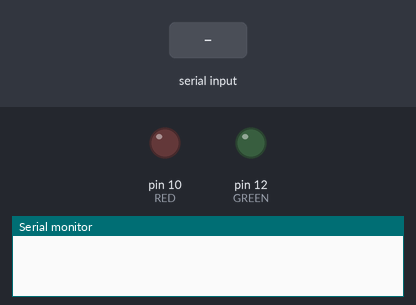
The sketch below on a simulated Arduino Uno, built with avr-gcc and run on an emulated ATmega328P. On the bench: output pins drawn as LEDs (lit = HIGH), the last lines printed to the serial monitor. The test bench sets the inputs (shaded band).

Above: at 1.2 s.
1.3 s: "0" received over Serial
At 1.9 s:
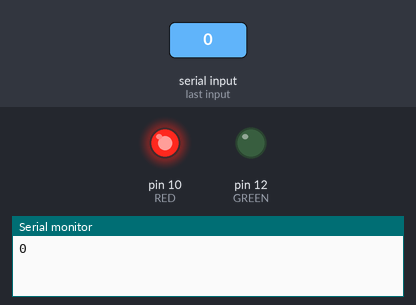
2.8 s: "1" received over Serial
At 3.1 s:
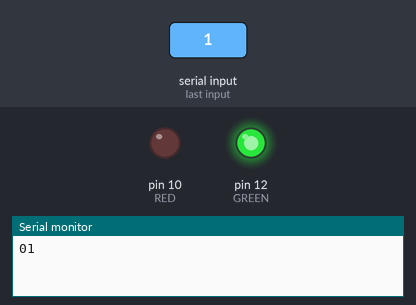
Timing chart, 0 to 5.8 s (numbered marks = the images above; inputs shaded):
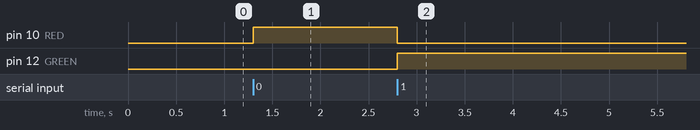

The sketch:

gpsReceiver.ino
```cpp
const int GREEN = 12;  //assigns green LED to pin 12
const int RED = 10;    //assigns red LED to pin 10
char data = '0';       //data variable set to 0 initially


void setup()
{
  Serial.begin(9600);        //start serial communication
  pinMode(GREEN, OUTPUT);    //set pin mode for green LED
  pinMode(RED, OUTPUT);      //set pin mode for red LED
  digitalWrite(GREEN, LOW);  //set initial LED state as off
  digitalWrite(RED, LOW);    //set initial LED state as off
}

void loop()
{
  if (Serial.available() > 0) //begin looking for data from transmitter
  {
    data = Serial.read(); //read data from serial communication to the data variable
    Serial.print(data);

    //uses LEDs to indicate the current GPS fix status on the local circuit at a quick glance
    //red LED on means no fix, green LED on means good fix

    //If fix > 0, Green LED on and Red off
    if (data > '0')
      {
        digitalWrite(GREEN, HIGH);
        digitalWrite(RED, LOW);
      }

    //if no fix, Red LED on and Green LED off
    else if (data == '0')
      {
        digitalWrite(RED, HIGH);
        digitalWrite(GREEN, LOW);
      }
  }
}
```

Measured:
- after the input at 1.3 s, pin 10 (RED): LOW → HIGH at once
- after the input at 2.8 s, pin 10 (RED): HIGH → LOW at once; pin 12 (GREEN): LOW → HIGH at once
